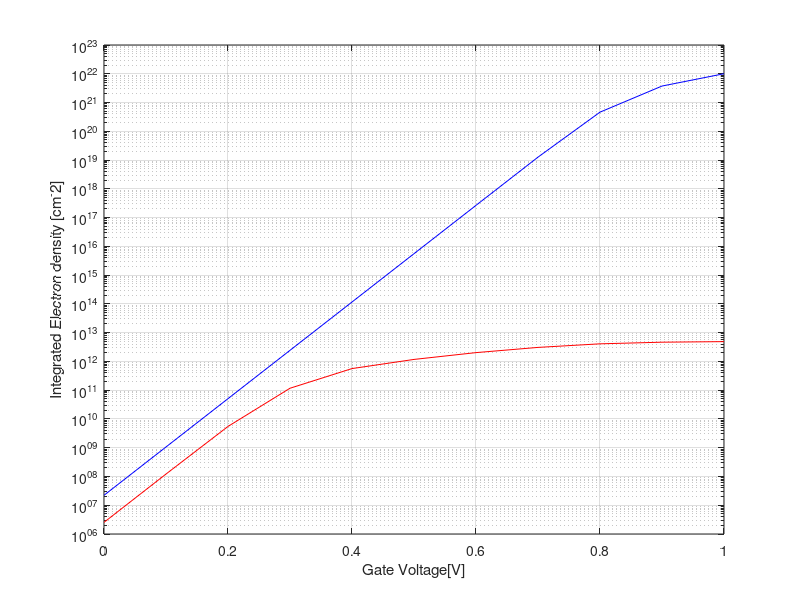
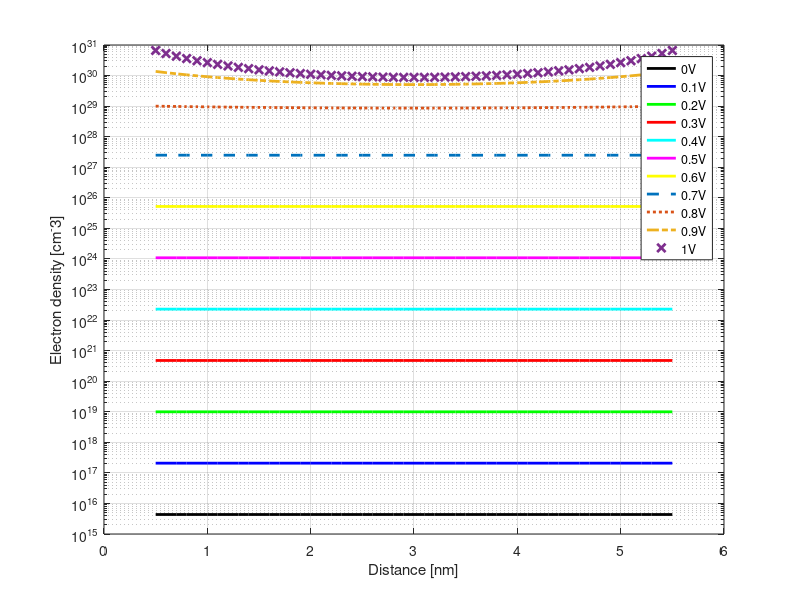
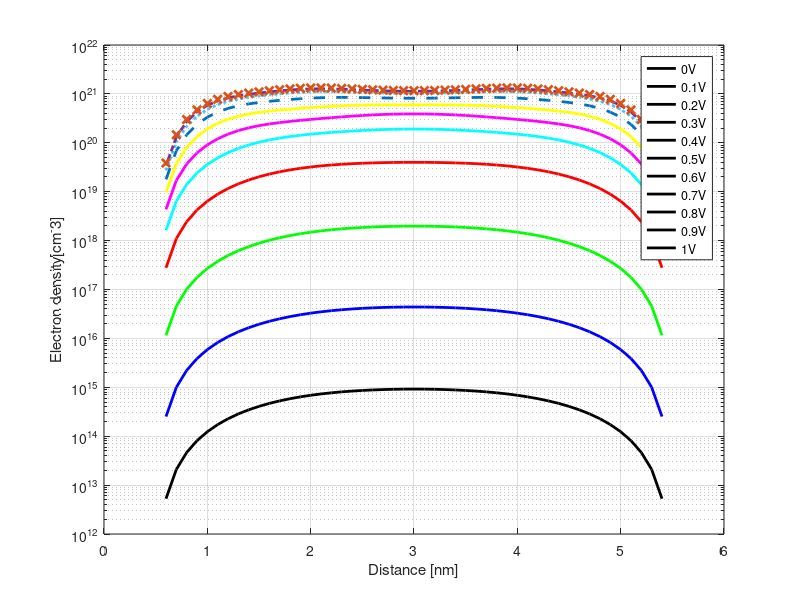

Reproduce these figures in MATLAB, in order.
close all;
clear all;



h = 6.626176e-34; %Planck constant (Js)
h_bar = h / (2*pi); %(Js)
Charge_q = 1.602192e-19; %charge Q
m0 = 9.109534e-31; %Electron reset mass (Kg)
Boltz = 1.380662e-23; %Boltzmann constant (J/K)
E_0 = 8.8541878176e-12;%Permittivity(F/m)
E_r1 = 11.7;%Relative Permittivity of Si
E_r2 = 3.9; %Relative Permitivity of SiO2
E_Si = E_0 * E_r1;%Si
E_SiO2 = E_0 * E_r2;%SiO2
Temp = 300.0; %Temperature(K)
thermal = Boltz*Temp/Charge_q; %Thermal voltage(V)

 Lx = 100e-9; %Length of x-direction (m)
 Ly = 100e-9;  %Length of y-direction (m)
% Lz = 5e-9;   %Length of z-direction (m)
mxx = 0.19;  %Mass
myy = 0.19;  %Mass
mzz = 0.91;  %Mass
Delta_Z = 0.1e-9; %0.1nm spacing
Number_N = 61; %For total 6nm thick(0~6nm)
Number_SiO2_Si = 6; %Location 0.5nm
Number_Si_SiO2 = 56; %Location 5.5nm
Z = Delta_Z*[0:Number_N-1]';
N_acc = 1e24; %Dopant density of Acc(1e18/cm^3)
Ni = 1.075e16; %Instrinsic carrier of Si (1/cm^3)
coef_Poi = Delta_Z*Delta_Z*Charge_q*E_0; %coefficient for Poi
coef_Sch = 2*Lx*Ly/(2*pi)*sqrt(mxx*myy)*m0/(h_bar^2)*(Boltz*Temp);%coefficient for Schi
Ec_Ei = 0.561004; %%E_c - E_i, (eV)
%External_Voltage = 0;

Phi_poi_sweep =cell(11,1);
Phi_sch_sweep =cell(11,1);
Elec_poi_sweep = cell(11,1);
Elec_sch_sweep = cell(11,1);

Volt_iter = 1;
elec_poi = zeros(Number_N,1);
Poi_Integrated_elec_density = zeros(11,1);
Sch_Integrated_elec_density = zeros(11,1);

for External_Voltage= 0 : 0.1 :1
    Phi = zeros(Number_N,1);
    Phi(:,1) = 0.33374 + External_Voltage;
    for newton=1:1:100
        
    Residue = zeros(Number_N,1);
    Jaco = sparse(Number_N,Number_N);
    Res(1,1) = Phi(1,1) - (0.33374 + External_Voltage);
    Jaco(1,1) = 1.0;
    Res(Number_N,1) = Phi(Number_N,1) - (0.33374 + External_Voltage);
    Jaco(Number_N,Number_N) = 1.0;

    
        for iter=2:1:Number_N-1%%%%Laplacian Part
           if(iter< Number_SiO2_Si || iter > Number_Si_SiO2)
               Res(iter,1) = E_SiO2*Phi(iter+1,1) - 2*E_SiO2*Phi(iter,1) + E_SiO2*Phi(iter-1,1);
               Jaco(iter,iter-1) = E_SiO2;
               Jaco(iter,iter) = -2*E_SiO2;
               Jaco(iter,iter+1) = E_SiO2;
           elseif(iter==Number_SiO2_Si)
               Res(iter,1) = E_Si*Phi(iter+1,1) - (E_Si+E_SiO2)*Phi(iter,1) + E_SiO2*Phi(iter-1,1);
               Jaco(iter,iter-1) = E_SiO2;
               Jaco(iter,iter) = -(E_Si+E_SiO2);
               Jaco(iter,iter+1) = E_Si;
           elseif(iter==Number_Si_SiO2)
               Res(iter,1) = E_SiO2*Phi(iter+1,1) - (E_Si+E_SiO2)*Phi(iter,1) + E_Si*Phi(iter-1,1);
               Jaco(iter,iter-1) = E_Si;
               Jaco(iter,iter) = -(E_Si+E_SiO2);
               Jaco(iter,iter+1) = E_SiO2;
           else
               Res(iter,1) = E_Si*Phi(iter+1,1) - 2*E_Si*Phi(iter,1) + E_Si*Phi(iter-1,1);
               Jaco(iter,iter-1) = E_Si;
               Jaco(iter,iter) = -2*E_Si;
               Jaco(iter,iter+1) = E_Si;
           end
        end


        for iter=Number_SiO2_Si:Number_Si_SiO2
            if(iter==Number_SiO2_Si)
                Res(iter,1) = Res(iter,1) - coef_Poi*(N_acc + Ni*exp(Phi(iter,1)/thermal))*0.5;
                Jaco(iter,iter) = Jaco(iter,iter) - coef_Poi*Ni*exp(Phi(iter,1)/thermal)/thermal*0.5;
            elseif(iter==Number_Si_SiO2)
                Res(iter,1) = Res(iter,1) - coef_Poi*(N_acc + Ni*exp(Phi(iter,1)/thermal))*0.5;
                Jaco(iter,iter) = Jaco(iter,iter) - coef_Poi*Ni*exp(Phi(iter,1)/thermal)/thermal*0.5;
            else
                Res(iter,1) = Res(iter,1) - coef_Poi*(N_acc + Ni*exp(Phi(iter,1)/thermal));
                Jaco(iter,iter) = Jaco(iter,iter) - coef_Poi*Ni*exp(Phi(iter,1)/thermal)/thermal;
            end
        end
       
        Update = Jaco \ (-Res);
        Phi = Phi + Update;
        
        for iter=Number_SiO2_Si:Number_Si_SiO2
            elec_poi(iter,1) = Ni*exp(Phi(iter,1)/thermal);
        end
        
    end
    
    Phi_poi_sweep{Volt_iter,1} = Phi;
    Elec_poi_sweep{Volt_iter,1} = elec_poi;
    for iter=1:1:size(elec_poi,1)
            Poi_Integrated_elec_density(Volt_iter,1) = sum(elec_poi(:,1)) * (Delta_Z); 
    end
    
   nSubband = 10;
   totalNumber=0;
   elec = zeros(Number_N);
    
   for iNewton=1:20
      
      Residue = zeros(Number_N,1);
      Jaco = sparse(Number_N,Number_N);
      Res(1,1) = Phi(1,1);
      Jaco(1,1) = 1.0;
      Res(Number_N,1) = Phi(Number_N,1);
      Jaco(Number_N,Number_N) = 1.0;
      
      for iValley=1:3
          mass = ones(3)*0.19;
          mass(iValley) = 0.91;
          coef_Sch = 2*Lx*Ly/(2*pi)*sqrt(mass(1)*mass(2))*m0/(h_bar^2)*(Boltz*Temp);
          
          V = Charge_q *Ec_Ei - Charge_q*Phi; %Potential energy (J)
          Nbulk = Number_Si_SiO2 - Number_SiO2_Si -1;
          Hamil = zeros(Nbulk,Nbulk);
          Hamil(1,1) = -2;
          Hamil(1,2) = 1;

          for iter=2:Nbulk-1
             Hamil(iter,iter+1) = 1;
             Hamil(iter,iter) = -2;
             Hamil(iter,iter-1) =1;
          end
          Hamil(Nbulk,Nbulk) = -2;
          Hamil(Nbulk,Nbulk-1) = 1;

          for iter=1:Nbulk
              Hamil(iter,iter) = Hamil(iter,iter) -2*mass(3)*m0*(Delta_Z/h_bar)^2*V(iter+Number_SiO2_Si,1);
          end
          
          [eigenvectors,eigenvalues] = eig(Hamil);
          scaledEz = diag(eigenvalues)/(-2*mass(3)*m0*(Delta_Z/h_bar)^2); %Eigen_energy(J)
          [sortedEz,sortedIndex] = sort(scaledEz);
          
          for iter=1:nSubband
            Ez = sortedEz(iter,1);
            wavefunction2 = eigenvectors(:,sortedIndex(iter)).^2;
            normalization = sum(wavefunction2)*Delta_Z;
            wavefunction2 = wavefunction2 / normalization;
            subbandNumber = coef_Sch*log(1+exp(-Ez/(Boltz*Temp)));
            totalNumber = totalNumber + subbandNumber;
            elec(Number_SiO2_Si+1:Number_Si_SiO2-1,1) = elec(Number_SiO2_Si+1:Number_Si_SiO2-1,1) + 1/(Lx*Ly)*wavefunction2*subbandNumber;
          end
      end
      
      for iter=2:1:Number_N-1%%%%Laplacian Part
           if(iter< Number_SiO2_Si || iter > Number_Si_SiO2)
               Res(iter,1) = E_SiO2*Phi(iter+1,1) - 2*E_SiO2*Phi(iter,1) + E_SiO2*Phi(iter-1,1);
               Jaco(iter,iter-1) = E_SiO2;
               Jaco(iter,iter) = -2*E_SiO2;
               Jaco(iter,iter+1) = E_SiO2;
           elseif(iter==Number_SiO2_Si)
               Res(iter,1) = E_Si*Phi(iter+1,1) - (E_Si+E_SiO2)*Phi(iter,1) + E_SiO2*Phi(iter-1,1);
               Jaco(iter,iter-1) = E_SiO2;
               Jaco(iter,iter) = - (E_Si+E_SiO2);
               Jaco(iter,iter+1) = E_Si;
           elseif(iter==Number_Si_SiO2)
               Res(iter,1) = E_SiO2*Phi(iter+1,1) - (E_Si+E_SiO2)*Phi(iter,1) + E_Si*Phi(iter-1,1);
               Jaco(iter,iter-1) = E_Si;
               Jaco(iter,iter) = -(E_Si+E_SiO2);
               Jaco(iter,iter+1) = E_SiO2;
           else
               Res(iter,1) = E_Si*Phi(iter+1,1) - 2*E_Si*Phi(iter,1) + E_Si*Phi(iter-1,1);
               Jaco(iter,iter-1) = E_Si;
               Jaco(iter,iter) = -2*E_Si;
               Jaco(iter,iter+1) = E_Si;
           end
      end
      
      for iter=Number_SiO2_Si:Number_Si_SiO2
            if(iter==Number_SiO2_Si)
                Res(iter,1) = Res(iter,1) - coef_Poi*(elec(iter,1))*0.5;
                Jaco(iter,iter) = Jaco(iter,iter);
            elseif(iter==Number_Si_SiO2)
                Res(iter,1) = Res(iter,1) - coef_Poi*(elec(iter,1))*0.5;
                Jaco(iter,iter) = Jaco(iter,iter);
            else
                Res(iter,1) = Res(iter,1) - coef_Poi*(elec(iter,1));
                Jaco(iter,iter) = Jaco(iter,iter);
            end
      end
      
      Update = Jaco \ (-Res);
      Phi = Phi + Update;    
   end

   Phi_sch_sweep{Volt_iter,1} = Phi;
   Elec_sch_sweep{Volt_iter,1} = elec;
   for iter=1:1:size(elec,1)
           Sch_Integrated_elec_density(Volt_iter,1) = sum(elec(:,1)) * (Delta_Z); 
   end
   
   Volt_iter = Volt_iter + 1;

   
end
 



Voltage_range = 0:0.1:1;%0~1V 11point step.
figure(1)
semilogy(Voltage_range,Poi_Integrated_elec_density/1e6,'b');
hold on;
semilogy(Voltage_range,Sch_Integrated_elec_density/1e6,'r');
xlabel('Gate Voltage[V]');
ylabel('Integrated Electron density [cm^-2]');
grid on;




figure(2)

semilogy(Z/1e-9,Elec_poi_sweep{1,1}/1e6,'k','LineWidth',2); hold on;
semilogy(Z/1e-9,Elec_poi_sweep{2,1}/1e6,'b','LineWidth',2); hold on;
semilogy(Z/1e-9,Elec_poi_sweep{3,1}/1e6,'g','LineWidth',2); hold on;
semilogy(Z/1e-9,Elec_poi_sweep{4,1}/1e6,'r','LineWidth',2); hold on;
semilogy(Z/1e-9,Elec_poi_sweep{5,1}/1e6,'c','LineWidth',2); hold on;
semilogy(Z/1e-9,Elec_poi_sweep{6,1}/1e6,'m','LineWidth',2); hold on;
semilogy(Z/1e-9,Elec_poi_sweep{7,1}/1e6,'y','LineWidth',2); hold on;
semilogy(Z/1e-9,Elec_poi_sweep{8,1}/1e6,'--','LineWidth',2); hold on;
semilogy(Z/1e-9,Elec_poi_sweep{9,1}/1e6,':','LineWidth',2); hold on;
semilogy(Z/1e-9,Elec_poi_sweep{10,1}/1e6,'-.','LineWidth',2); hold on;
semilogy(Z/1e-9,Elec_poi_sweep{11,1}/1e6,'x','LineWidth',2); 
xlabel('Distance [nm]');
ylabel('Electron density [cm^-3]');
grid on;
legend('0V','0.1V','0.2V','0.3V','0.4V','0.5V','0.6V','0.7V','0.8V','0.9V','1V','Location','best');



figure(3)
semilogy(Z/1e-9,Elec_sch_sweep{1,1}/1e6,'k','LineWidth',2); hold on;
semilogy(Z/1e-9,Elec_sch_sweep{2,1}/1e6,'b','LineWidth',2); hold on;
semilogy(Z/1e-9,Elec_sch_sweep{3,1}/1e6,'g','LineWidth',2); hold on;
semilogy(Z/1e-9,Elec_sch_sweep{4,1}/1e6,'r','LineWidth',2); hold on;
semilogy(Z/1e-9,Elec_sch_sweep{5,1}/1e6,'c','LineWidth',2); hold on;
semilogy(Z/1e-9,Elec_sch_sweep{6,1}/1e6,'m','LineWidth',2); hold on;
semilogy(Z/1e-9,Elec_sch_sweep{7,1}/1e6,'y','LineWidth',2); hold on;
semilogy(Z/1e-9,Elec_sch_sweep{8,1}/1e6,'--','LineWidth',2); hold on;
semilogy(Z/1e-9,Elec_sch_sweep{9,1}/1e6,':','LineWidth',2); hold on;
semilogy(Z/1e-9,Elec_sch_sweep{10,1}/1e6,'-.','LineWidth',2); hold on;
semilogy(Z/1e-9,Elec_sch_sweep{11,1}/1e6,'x','LineWidth',2); 
xlabel('Distance [nm]');
ylabel('Electron density[cm^-3]');
grid on;
legend('0V','0.1V','0.2V','0.3V','0.4V','0.5V','0.6V','0.7V','0.8V','0.9V','1V');
